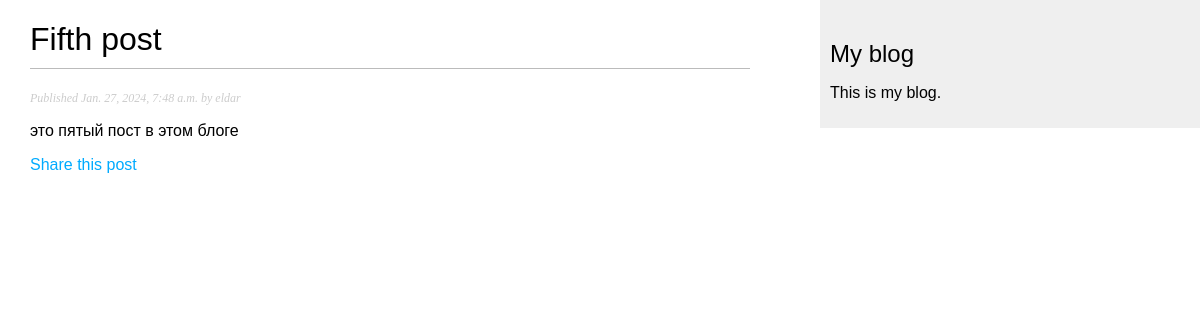
/blog/2024/1/27/fifth-post/, run on the app's committed database.
### blog/models.py (models this page shows, shortened)
class Post(models.Model):
    class Status(models.TextChoices):
        DRAFT = "DF", "Draft"
        PUBLISHED = "PB", "Published"
    title = models.CharField(max_length=250)
    slug = models.SlugField(max_length=250, unique_for_date='publish')
    author = models.ForeignKey(User, on_delete=models.CASCADE, related_name='blog_posts')
    body = models.TextField()
    publish = models.DateTimeField(default=timezone.now)
    created = models.DateTimeField(auto_now_add=True)
    updated = models.DateTimeField(auto_now=True)
    status = models.CharField(max_length=2, choices=Status.choices, default=Status.DRAFT)
    objects = models.Manager() #менеджер применяемый по умолчанию
    published = PublishedManager() #конкретно-прикладной менеджер
    class Meta:
        ordering = ['-publish']
        indexes = [
            models.Index(fields=['-publish']),
        ]

### blog/views.py (the view)
# urls.py: path('<int:year>/<int:month>/<int:day>/<slug:post>/', views.PostDetailView.as_view(), name='post_detail'),
class PostDetailView(DetailView):
    model = Post
    context_object_name = 'post'
    template_name = 'blog/post/detail.html'
    def get_object(self, queryset=None):
        year = self.kwargs.get('year')
        month = self.kwargs.get('month')
        day = self.kwargs.get('day')
        slug = self.kwargs.get('post')
        post = get_object_or_404(Post, publish__year=year,
                                 publish__month=month, publish__day=day, slug=slug)
        return post

### blog/templates/blog/post/detail.html (shortened to what this page needs)
{% extends "blog/base.html" %}
{% block content %}
    <h1>{{ post.title }}</h1>
    <p class="date">
        Published {{ post.publish }} by {{ post.author }}
    </p>
    {{ post.body|linebreaks }}
    <p>
        <a href="{% url "blog:post_share" post.id %}">
            Share this post
        </a>
    </p>
{% endblock %}

### blog/static/css/blog.css (style rules this page uses)
body { margin:0; padding:0; font-family:helvetica, sans-serif; }
a { color:#00abff; text-decoration:none; }
h1 { font-weight:normal; border-bottom:1px solid #bbb; padding:0 0 10px 0; }
p.date { color:#ccc; font-family: georgia, serif; font-size: 12px; font-style: italic; }

### data on the page
Post: title "Fifth post", publish "Jan. 27, 2024, 7:48 a.m.", author "eldar", body "это пятый пост в этом блоге"
